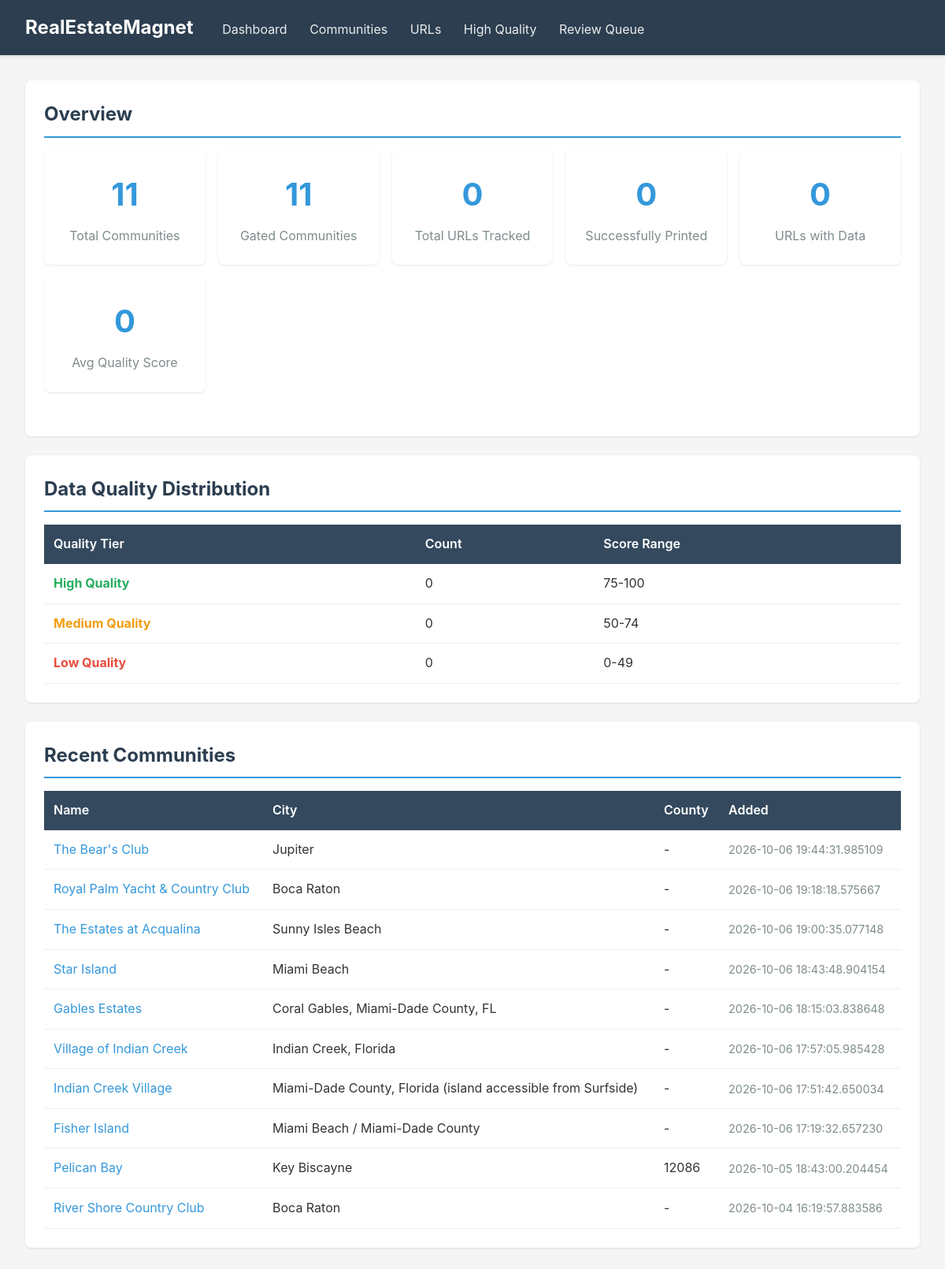
Before: / with the older database file.
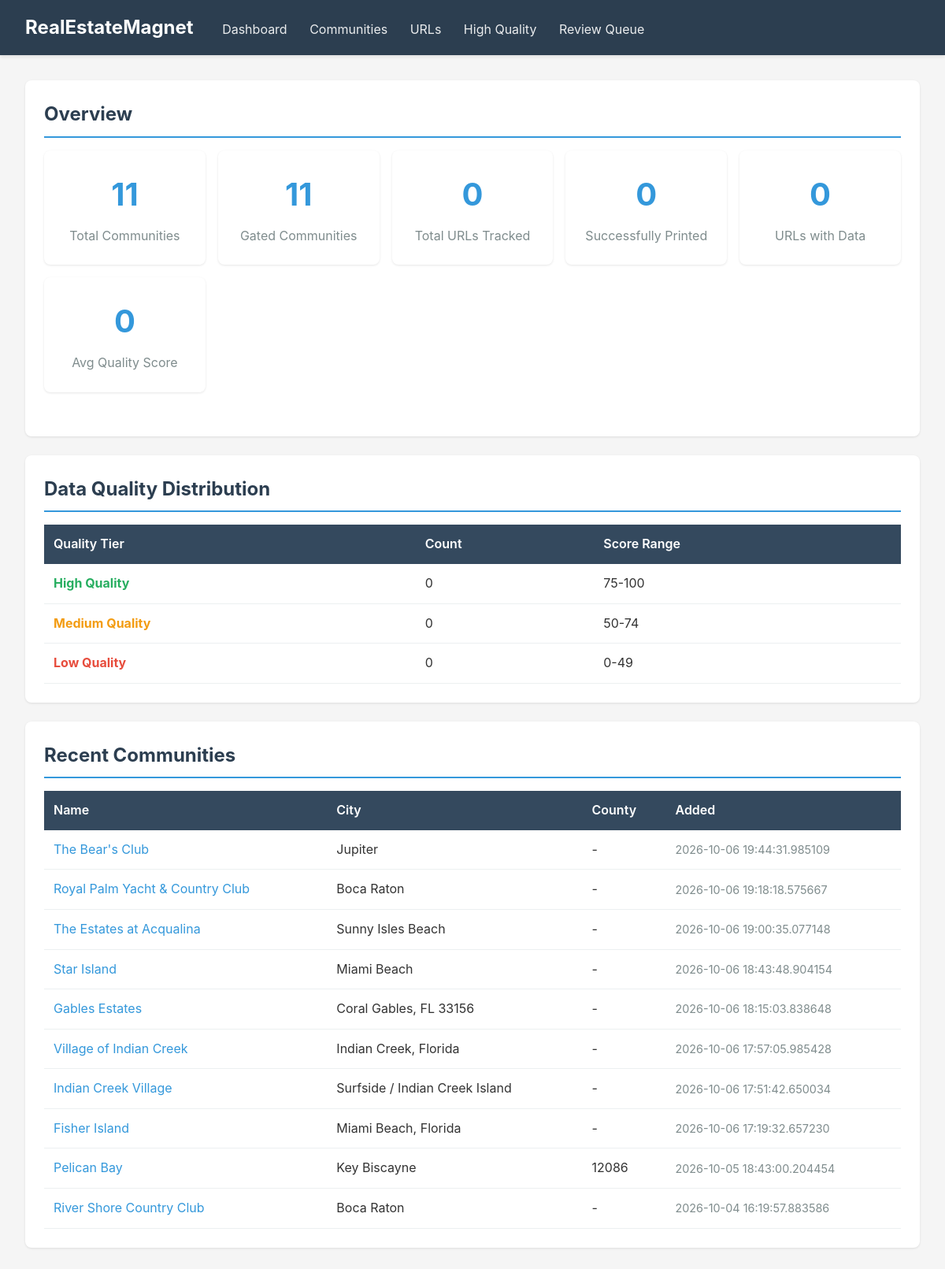
After: the same page with the newer database file.
### tables this page shows
CREATE TABLE communities (
	id VARCHAR(36) NOT NULL, 
	name VARCHAR(255) NOT NULL, 
	slug VARCHAR(255) NOT NULL, 
	county_fips VARCHAR(10), 
	city VARCHAR(100), 
	hoa_name VARCHAR(255), 
	cdd_name VARCHAR(255), 
	is_gated BOOLEAN, 
	latitude FLOAT, 
	longitude FLOAT, 
	overview TEXT, 
	notes TEXT, 
	data_source VARCHAR(50), 
	created_at DATETIME, 
	updated_at DATETIME, 
	PRIMARY KEY (id)
);

### modules/web/viewer.py (the view)
@app.get("/", response_class=HTMLResponse)
async def dashboard(request: Request):
    conn = get_db()
    cursor = conn.cursor()
    cursor.execute("SELECT COUNT(*) FROM communities")
    total_communities = cursor.fetchone()[0]
    cursor.execute("SELECT COUNT(*) FROM communities WHERE is_gated = 1")
    gated_communities = cursor.fetchone()[0]
    try:
        cursor.execute("SELECT COUNT(*) FROM source_urls")
        total_urls = cursor.fetchone()[0]
        cursor.execute("SELECT COUNT(*) FROM source_urls WHERE status = 'printed'")
        printed_urls = cursor.fetchone()[0]
        cursor.execute("SELECT COUNT(*) FROM source_urls WHERE status = 'failed_4xx'")
        failed_urls = cursor.fetchone()[0]
        cursor.execute("SELECT COUNT(*) FROM source_urls WHERE has_community_data = 1")
        urls_with_data = cursor.fetchone()[0]
        cursor.execute("SELECT AVG(data_quality_score) FROM source_urls WHERE has_community_data = 1")
        avg_quality = cursor.fetchone()[0] or 0
        cursor.execute("SELECT COUNT(*) FROM source_urls WHERE data_quality_score >= 75")
        high_quality_count = cursor.fetchone()[0]
        cursor.execute("""
            SELECT
                CASE
                    WHEN data_quality_score >= 75 THEN 'high'
                    WHEN data_quality_score >= 50 THEN 'medium'
                    ELSE 'low'
                END as tier,
                COUNT(*) as count
            FROM source_urls
            WHERE has_community_data = 1
            GROUP BY tier
        """)
        quality_distribution = {row[0]: row[1] for row in cursor.fetchall()}
    except sqlite3.OperationalError:
        total_urls = printed_urls = failed_urls = urls_with_data = 0
        avg_quality = 0
        high_quality_count = 0
        quality_distribution = {'high': 0, 'medium': 0, 'low': 0}
    cursor.execute("""
        SELECT name, slug, city, county_fips, created_at
        FROM communities
        ORDER BY created_at DESC
        LIMIT 10
    """)
    recent_communities = cursor.fetchall()
    conn.close()
    return templates.TemplateResponse(
        request,
        "dashboard.html",
        {
            "total_communities": total_communities,
            "gated_communities": gated_communities,
            "total_urls": total_urls,
            "printed_urls": printed_urls,
            "failed_urls": failed_urls,
            "urls_with_data": urls_with_data,
            "avg_quality": round(avg_quality, 1),
            "high_quality_count": high_quality_count,
            "quality_distribution": quality_distribution,
            "recent_communities": recent_communities,
        }
    )

### modules/web/templates/dashboard.html (shortened to what this page needs)
{% extends "base.html" %}
{% block content %}
<div class="card">
    <h2>Overview</h2>
    <div class="stats-grid">
        <div class="stat-box">
            <div class="value">{{ total_communities }}</div>
            <div class="label">Total Communities</div>
        </div>
        <div class="stat-box">
            <div class="value">{{ gated_communities }}</div>
            <div class="label">Gated Communities</div>
        </div>
        <div class="stat-box">
            <div class="value">{{ total_urls }}</div>
            <div class="label">Total URLs Tracked</div>
        </div>
        <div class="stat-box">
            <div class="value">{{ printed_urls }}</div>
            <div class="label">Successfully Printed</div>
        </div>
        <div class="stat-box">
            <div class="value">{{ urls_with_data }}</div>
            <div class="label">URLs with Data</div>
        </div>
        <div class="stat-box">
            <div class="value">{{ avg_quality }}</div>
            <div class="label">Avg Quality Score</div>
        </div>
    </div>
</div>
<div class="card">
    <h2>Data Quality Distribution</h2>
    <table>
        <thead>
            <tr>
                <th>Quality Tier</th>
                <th>Count</th>
                <th>Score Range</th>
            </tr>
        </thead>
        <tbody>
            <tr>
                <td><span class="quality-high">High Quality</span></td>
                <td>{{ quality_distribution.get('high', 0) }}</td>
                <td>75-100</td>
            </tr>
            <tr>
                <td><span class="quality-medium">Medium Quality</span></td>
                <td>{{ quality_distribution.get('medium', 0) }}</td>
                <td>50-74</td>
            </tr>
            <tr>
                <td><span class="quality-low">Low Quality</span></td>
                <td>{{ quality_distribution.get('low', 0) }}</td>
                <td>0-49</td>
            </tr>
        </tbody>
    </table>
</div>
<div class="card">
    <h2>Recent Communities</h2>
    <table>
        <thead>
            <tr>
                <th>Name</th>
                <th>City</th>
                <th>County</th>
                <th>Added</th>
            </tr>
        </thead>
        <tbody>
            {% for community in recent_communities %}
            <tr>
                <td><a href="/communities/{{ community.slug }}">{{ community.name }}</a></td>
                <td>{{ community.city or '-' }}</td>
                <td>{{ community.county_fips or '-' }}</td>
                <td class="text-muted text-small">{{ community.created_at }}</td>
            </tr>
            {% endfor %}
        </tbody>
    </table>
</div>
{% endblock %}

Changed rows visible on the page:
changed communities "Gables Estates": city "Coral Gables, Miami-Dade County, FL" → "Coral Gables, FL 33156"
changed communities "Indian Creek Village": city "Miami-Dade County, Florida (island accessible from Surfside)" → "Surfside / Indian Creek Island"
changed communities "Fisher Island": city "Miami Beach / Miami-Dade County" → "Miami Beach, Florida"
